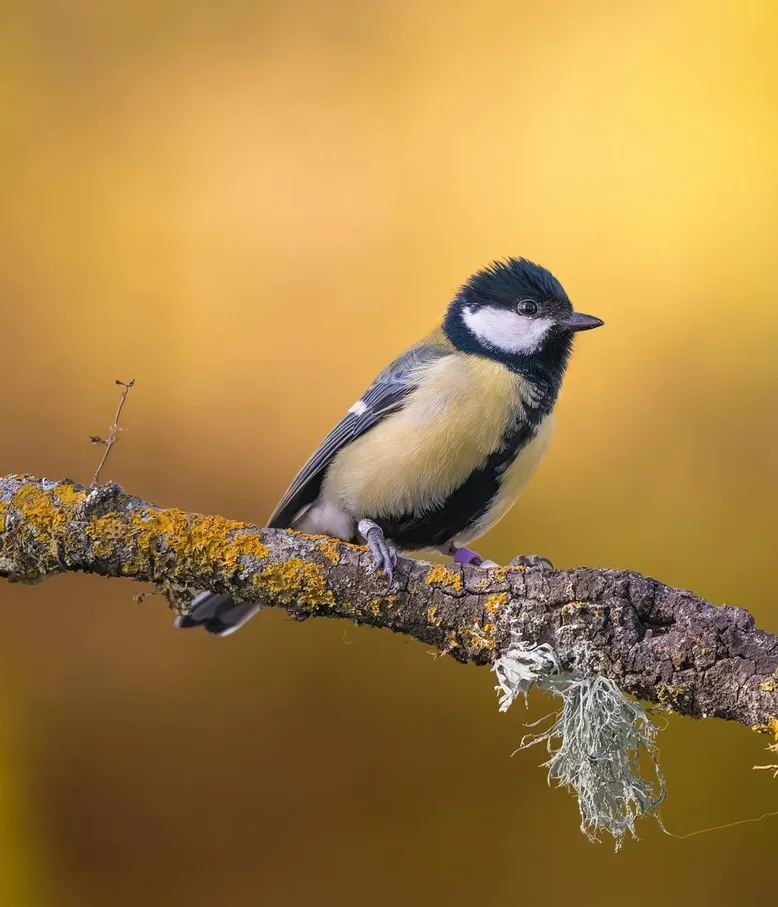
#> input picture Image_2.webp, 778 x 907 px, shrunk from 1097 x 1280 before the run
$ python 'Picture Editing_2.py'
#> lines starting #> are read from the running program, lines starting #| are printed output that depends on the picture
#  Rotating and Adjusting Brightness
import cv2
import numpy as np
import matplotlib.pyplot as plt
image = cv2.imread('Image_2.webp')  # Load the image
#> image is the input picture: shape (907, 778, 3); mean B, G, R 70.5, 131.3, 167.4
rgb_image = cv2.cvtColor(image, cv2.COLOR_BGR2RGB)  # Convert BGR to RGB

# Rotate the image by 45 degrees around its center
(h,w)= rgb_image.shape[:2]
#> h = 907; w = 778
center = (w//2, h//2)  # Center of the image
#> center = (389, 453)
M = cv2.getRotationMatrix2D(center, 45, 1.0)    # rotate by 45 degrees
rotated = cv2.warpAffine(image, M, (w, h))  # Rotate the image
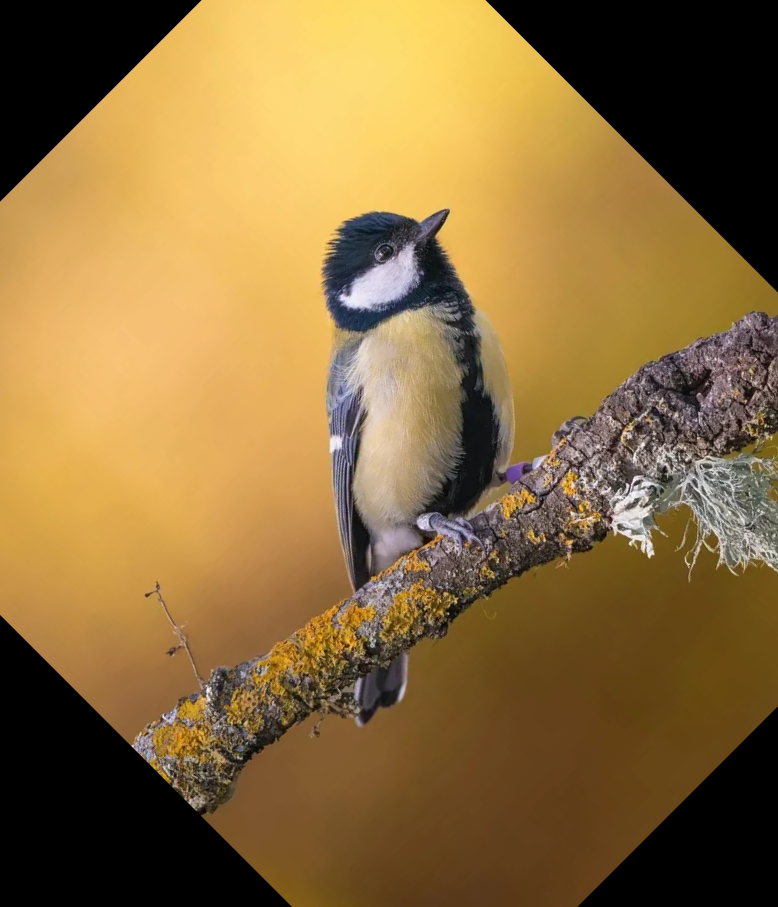
#> rotated: shape (907, 778, 3); mean B, G, R 60.8, 108.8, 138.6

rotated_rgb = cv2.cvtColor(rotated, cv2.COLOR_BGR2RGB)  # Convert rotated image to RGB
plt.imshow(rotated_rgb)
plt.title("Rotated Image")
plt.show()

# Increase brightness by adding 50 to all pixel values
# Use cv2.add to avoid negative values or overflow
brightness_matrix = np.ones(rgb_image.shape, dtype="uint8") * 50
brighter= cv2.add(image, brightness_matrix)  # Increase brightness
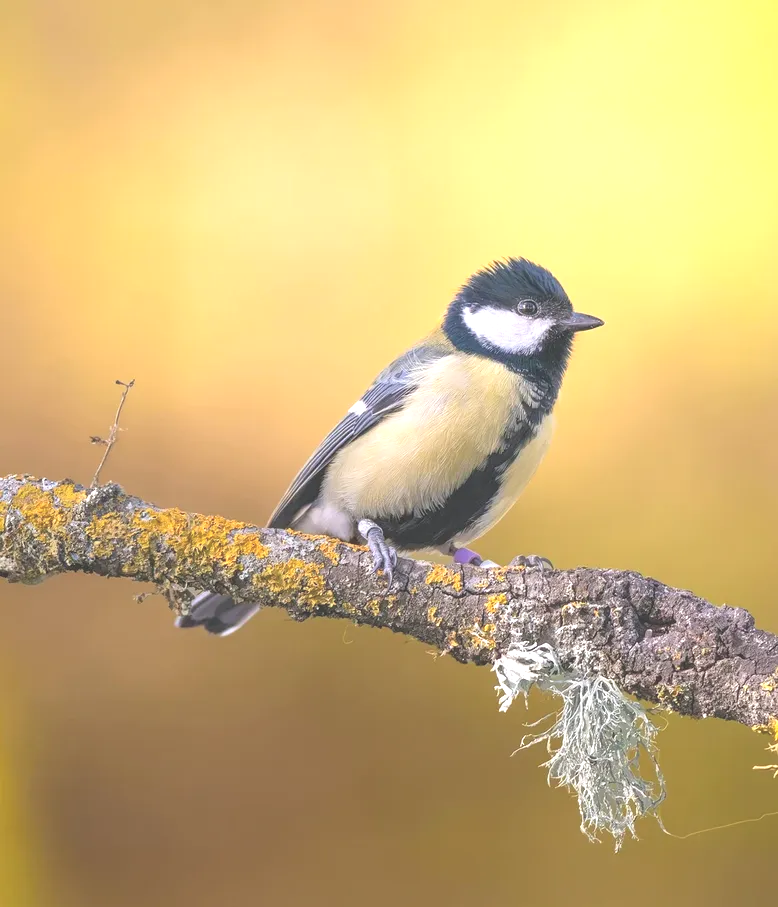
#> brighter: shape (907, 778, 3); mean B, G, R 120.4, 180.5, 206.1

brighter_rgb = cv2.cvtColor(brighter, cv2.COLOR_BGR2RGB)  # Convert to RGB
plt.imshow(brighter_rgb)
plt.title("Brighter Image")
plt.show()

$ run again, with Image.jpg saved as Image_2.webp
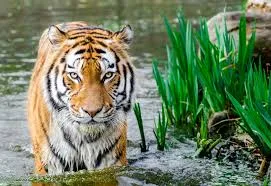
#> input picture Image.jpg, 271 x 186 px
#> image is the input picture: shape (186, 271, 3); mean B, G, R 98.8, 129.1, 112.1
#> `rotated = cv2.warpAffine(image, M, (w, h))`:
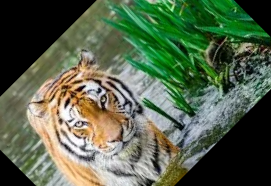
#> rotated: shape (186, 271, 3); mean B, G, R 75.3, 99.8, 85.6
#> `brighter= cv2.add(image, brightness_matrix)`:
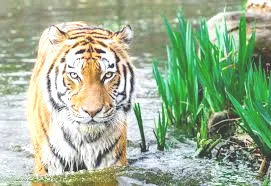
#> brighter: shape (186, 271, 3); mean B, G, R 148.1, 177.9, 159.2
